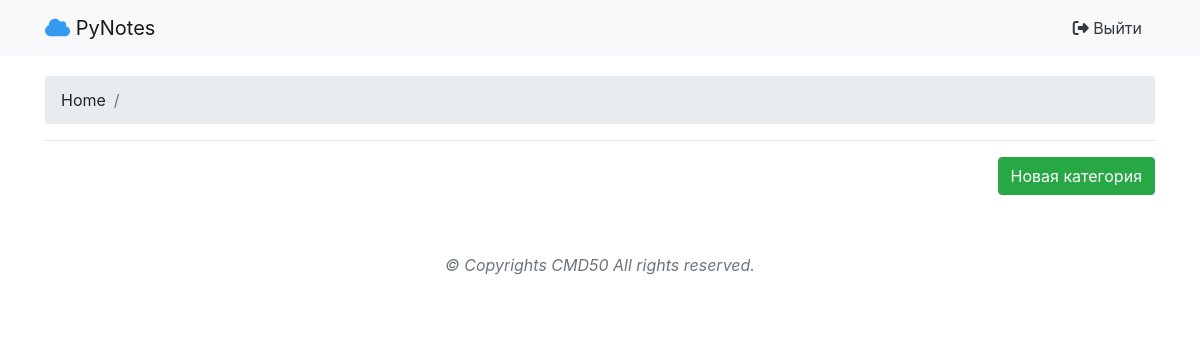
Page /categories/ (signed in) on the earlier database version.
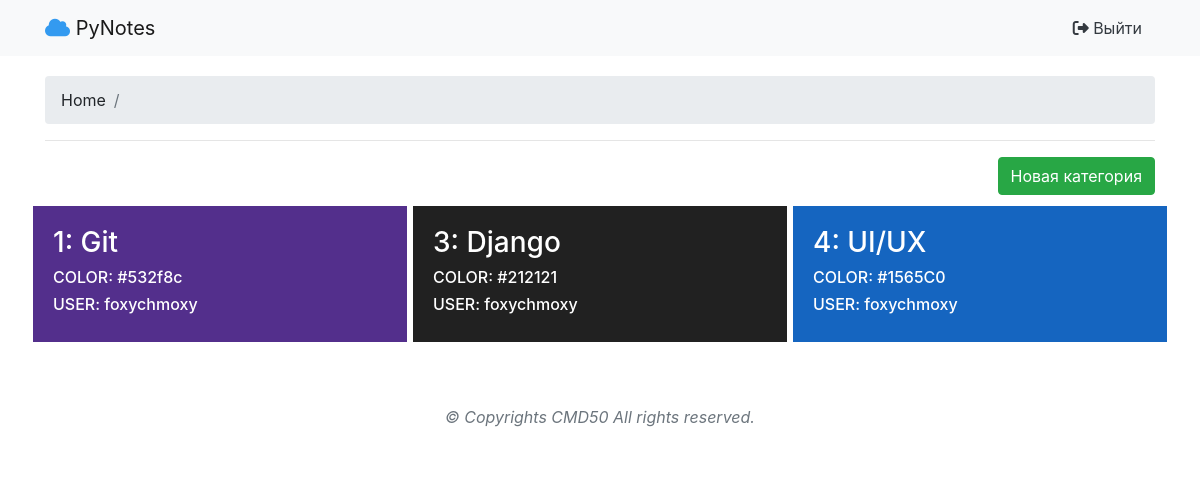
Same page on the later database version.
### PyNotes/apps/notes/models.py (models this page shows, shortened)
class Category(models.Model):
    name = models.CharField('Название', max_length=30, default=None)
    color = models.ForeignKey(Color, on_delete=models.CASCADE, default=None)
    user = models.ForeignKey(User, on_delete=models.CASCADE, default=None)
    class Meta:
        verbose_name = 'Категория'
        verbose_name_plural = 'Категории'

class Color(models.Model):
    rgb = models.CharField('RGB', max_length=20, default="#532f8c")
    name = models.CharField('Название', max_length=20, default="Стандартный")
    class Meta:
        verbose_name = 'Цвет'
        verbose_name_plural = 'Цвета'

### PyNotes/apps/notes/views.py (the view)
# urls.py: path('', views.categories, name='categories'),
@login_required
def categories(request):
    user_id = request.user.id
    categories = Category.objects.filter(user=user_id)
    return render(request, 'notes/categories.html', { 'categories' : categories })

### PyNotes/templates/notes/categories.html (shortened to what this page needs)
{% extends "notes/_layout.html" %}
{% load static %}
{% block content %}
<div class="container" style="padding-top:20px;padding-bottom:50px;">
    <nav aria-label="breadcrumb">
        <ol class="breadcrumb">
            <li class="breadcrumb-item">Home</li>
            <li class="breadcrumb-item active" aria-current="page"></li>
        </ol>
    </nav>
    <hr>
    <div class="row">
        <div class="col-md-12 text-right mb-2">
            <a href="{% url 'createCategory' %}" class="btn btn-success"> Новая категория</a>
        </div>
        {% for category in categories %}
            <a href="{% url 'categoryById' category_id=category.id %}" class="col-md-4 fx-col" style="background:{{ category.color.rgb }}">
                <h3>{{ category.id }}: {{ category.name }}</h3>
                <h6>COLOR: {{ category.color.rgb }}</h6>
                <h6>USER: {{ category.user }}</h6>
            </a>
        {% endfor %}
    </div>
</div>
{% endblock %}

Differences in the rows shown:
now on this page (row edited): Category: id "1", name "Git", color.rgb "#532f8c", user "foxychmoxy"
added Category: id "3", name "Django", color.rgb "#212121", user "foxychmoxy"
added Category: id "4", name "UI/UX", color.rgb "#1565C0", user "foxychmoxy"
